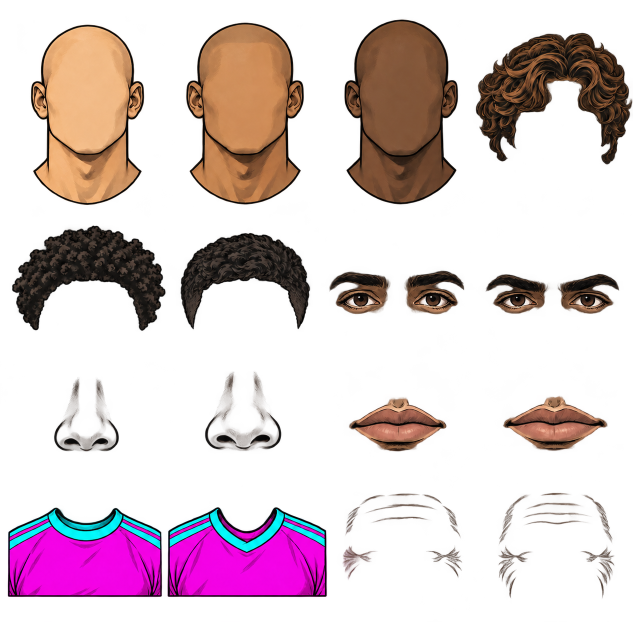
#> input picture assets/portraits/raster-pilot/players-atlas-v02.png, 1266 x 1243 px (shown at 1/2 size)
$ python pack_raster_portraits.py
#> lines starting #> are read from the running program, lines starting #| are printed output that depends on the picture
"""Import purpose-generated transparent PART atlases, never slice finished portraits."""

import json
from pathlib import Path
from typing import Any

from PIL import Image

ROOT = Path(__file__).resolve().parents[1] / "assets" / "portraits" / "raster-pilot"
SLOTS = (
    ("head", "oval", (138, 60, 236, 376)),
    ("head", "square", (124, 60, 264, 376)),
    ("head", "long", (144, 52, 224, 384)),
    ("hair", "swept", (100, 25, 312, 194)),
    ("hair", "curls", (102, 25, 308, 190)),
    ("hair", "crop", (110, 35, 292, 180)),
    ("eyes", "calm", (162, 181, 188, 58)),
    ("eyes", "focused", (164, 185, 184, 52)),
    ("nose", "straight", (232, 241, 48, 54)),
    ("nose", "wide", (226, 241, 60, 54)),
    ("mouth", "neutral", (216, 308, 80, 32)),
    ("mouth", "curved", (214, 308, 84, 32)),
    ("torso", "round", (54, 386, 404, 126)),
    ("torso", "vneck", (54, 386, 404, 126)),
    ("age_details", "subtle", (145, 124, 222, 188)),
    ("age_details", "mature", (142, 121, 228, 194)),
)
# Measured crop regions: generated atlases do not follow a mathematically exact grid.
# These explicit imports are versioned along with the raw source PNGs.
REGIONS = {
    "players": [
        (0, 0, 335, 430),
        (335, 0, 654, 430),
        (654, 0, 944, 430),
        (944, 0, 1266, 430),
        (0, 430, 335, 730),
        (335, 430, 654, 730),
        (654, 430, 944, 730),
        (944, 430, 1266, 730),
        (0, 730, 335, 965),
        (335, 730, 654, 965),
        (654, 730, 944, 965),
        (944, 730, 1266, 965),
        (0, 965, 332, 1200),
        (332, 965, 662, 1200),
        (662, 965, 944, 1200),
        (944, 965, 1266, 1200),
    ],
    "staff": [
        (0, 0, 384, 350),
        (384, 0, 768, 350),
        (768, 0, 1152, 350),
        (1152, 0, 1536, 350),
        (0, 350, 384, 590),
        (384, 350, 768, 590),
        (768, 350, 1152, 590),
        (1152, 350, 1536, 590),
        (0, 590, 384, 755),
        (384, 590, 768, 755),
        (768, 590, 1152, 755),
        (1152, 590, 1536, 755),
        (0, 755, 400, 1003),
        (400, 755, 790, 1003),
        (790, 755, 1152, 1003),
        (1152, 755, 1536, 1003),
    ],
}


def main() -> None:
    catalog: dict[str, Any] = {
        "asset_version": 1,
        "status": "rejected-visual-quality",
        "canvas": [512, 512],
        "scope": "male players and male staff; separate banks",
        "banks": {},
        "components": {},
    }
    for bank in ("players", "staff"):
        filename = "players-atlas-v02.png" if bank == "players" else "staff-atlas-v01.png"
        with Image.open(ROOT / filename) as image:
#> image is the input picture: PIL image 1266x1243 RGBA; mean R, G, B, A 40.4, 21.9, 25.9, 72.1
            if image.mode != "RGBA" or image.getchannel("A").getextrema()[0] != 0:
                raise ValueError("Source atlas must have real transparent RGBA pixels")
            atlas = image.copy()
        choices: dict[str, Any] = {layer: [] for layer, _, _ in SLOTS}
        choices["age_details"] = {}
        for index, ((layer, name, rect), crop) in enumerate(zip(SLOTS, REGIONS[bank], strict=True)):
            if bank == "staff":
                if layer == "hair":
                    name = {
                        "swept": "sidepart-grey",
                        "curls": "receding-grey",
                        "crop": "curls-grey",
                    }[name]
                elif layer == "torso":
                    name = {"round": "polo", "vneck": "track"}[name]
            part = atlas.crop(crop)
            # Ignore transparent-color ghosts when locating the actual sprite.
            bbox = part.getchannel("A").point(lambda alpha: 255 if alpha > 12 else 0).getbbox()
            if bbox is None:
                raise ValueError(f"Empty atlas tile: {bank}/{layer}/{name}")
            part = part.crop(bbox).resize(rect[2:], Image.Resampling.LANCZOS)
            canvas = Image.new("RGBA", (512, 512))
            canvas.alpha_composite(part, dest=rect[:2])
            component_id = f"dugout-r1/{bank}/{layer}-{name}"
            path = Path("components-v1") / bank / f"{layer}-{name}.png"
            (ROOT / path).parent.mkdir(parents=True, exist_ok=True)
            canvas.save(ROOT / path)
            entry: dict[str, Any] = {
                "path": path.as_posix(),
                "source": filename,
                "crop": list(crop),
            }
            if layer == "head":
                entry["skin_tone"] = ("light", "tan", "deep")[index]
            catalog["components"][component_id] = entry
            if layer == "age_details":
                choices[layer][name] = component_id
            else:
                choices[layer].append(component_id)
#> this loop made 16 passes
#> bbox on passes 1 to 12: (61, 49, 289, 411), (36, 45, 273, 410), (34, 38, 263, 409), (7, 65, 321, 329), (24, 21, 332, 232), (26, 35, 286, 229), (4, 111, 275, 199), (27, 117, 295, 198), (108, 24, 238, 174), (74, 13, 228, 172), (43, 64, 240, 173), (61, 61, 272, 172)
#> pass 1, in main, `part = atlas.crop(crop)`:
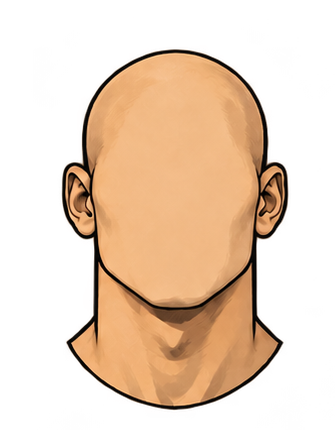
#> part: PIL image 335x430 RGBA; mean R, G, B, A 93.3, 68, 46.9, 108.4; transparent parts drawn white
#> pass 1, in main, `part = part.crop(bbox).resize(rect[2:], Image.Resampling.LANCZOS)`:
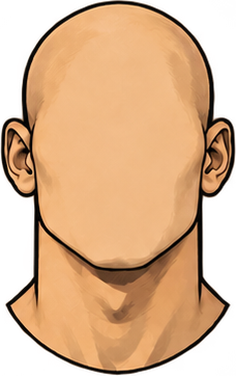
#> part: PIL image 236x376 RGBA; mean R, G, B, A 161.3, 118.5, 81.5, 189.2; transparent parts drawn white
#> pass 1, in main, `canvas.save(ROOT / path)`:
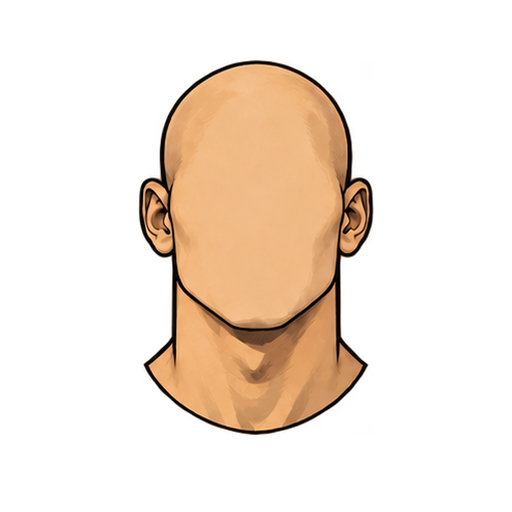
#> saved as head-oval.png: PIL image 512x512 RGBA; mean R, G, B, A 54.6, 40.1, 27.6, 64; transparent parts drawn white
#> after the loop:
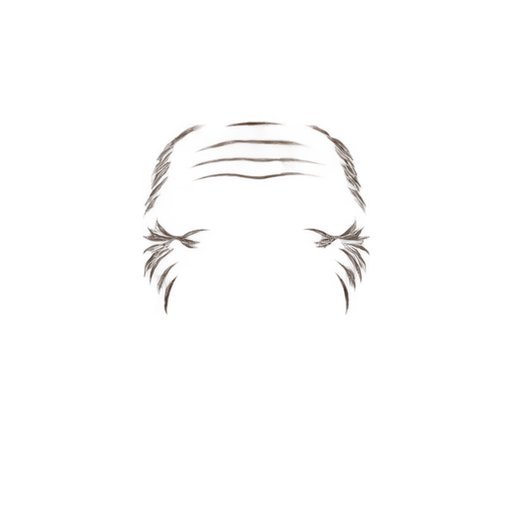
#> canvas: PIL image 512x512 RGBA; mean R, G, B, A 2.1, 0.8, 0.2, 2.5; transparent parts drawn white
#> after the loop:
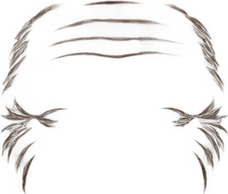
#> part: PIL image 228x194 RGBA; mean R, G, B, A 12.2, 4.6, 1.1, 14.8; transparent parts drawn white
#> after the loop, catalog = 6 items; choices = 7 items
        catalog["banks"][bank] = choices
    (ROOT / "manifest-v1.json").write_text(
        json.dumps(catalog, ensure_ascii=False, indent=2) + "\n", encoding="utf-8"
    )
    print("Imported 32 transparent parts into separate banks; original SVG IDs unchanged.")


if __name__ == "__main__":
#> (the run stopped early here; a loop or call above may not have finished)
